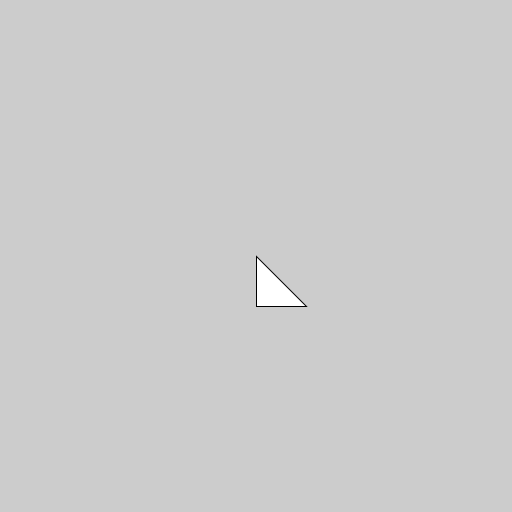
Frame 1 (no input)
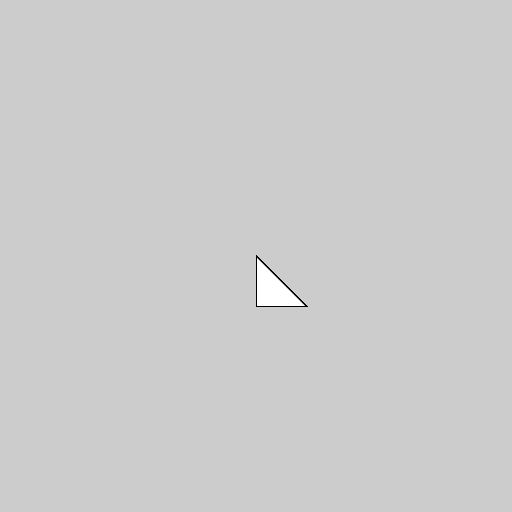
Frame 60 (the mouse pressed at the canvas centre just before this capture)
Frame 120 (the mouse held since frame 60 and released just before this capture): identical to frame 60, image omitted

The Processing sketch that drew these frames (run headless with seeded random() and noise(); from frame 60 on, the mouse is pressed at the canvas centre):

// Processing sketch: triangulo
// ── triangulo.pde
Triangulo triangulo;

void setup () {
  size (512, 512);
  triangulo = new Triangulo ();
}

void draw () {
  translate(width/2.0, height/2.0);
  triangulo.Dibujar();
}

// ── cTriangulo.pde
class Triangulo {
  PVector [] puntos;
  
  Triangulo () {
    puntos = new PVector[3]; // Tamaño fijo
    puntos[0] = new PVector(0, 0);
    puntos[1] = new PVector(0, 50);
    puntos[2] = new PVector(50, 50);
  }
  
  void Dibujar () {
    beginShape();
      for (PVector p: puntos) {
        vertex(p.x, p.y);
      }
    endShape(CLOSE);
  }

}
